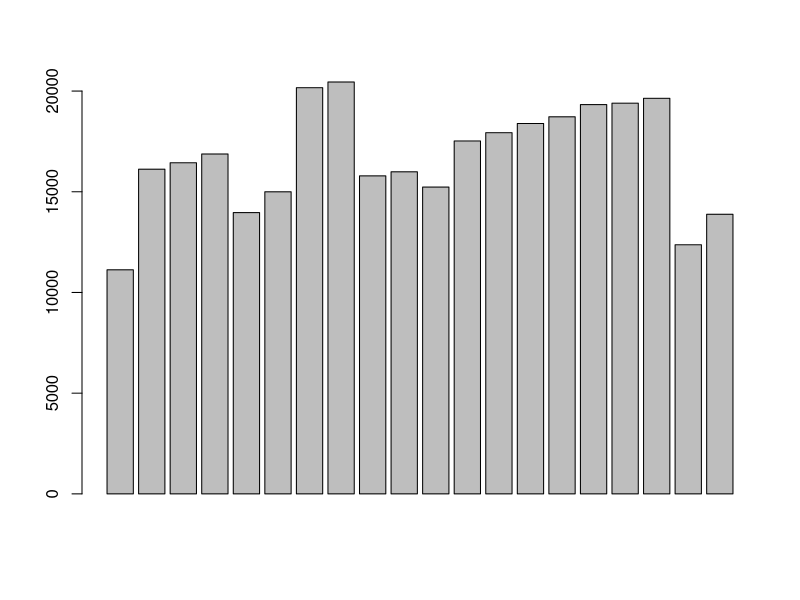
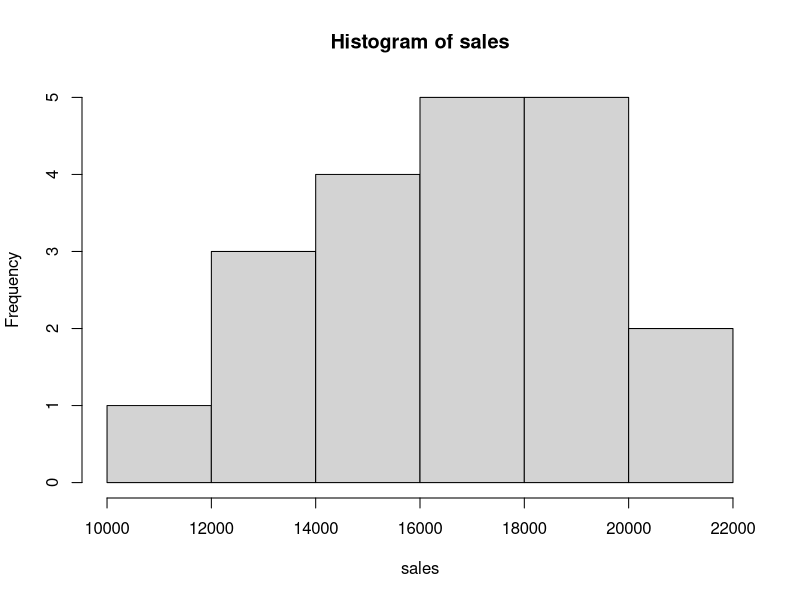
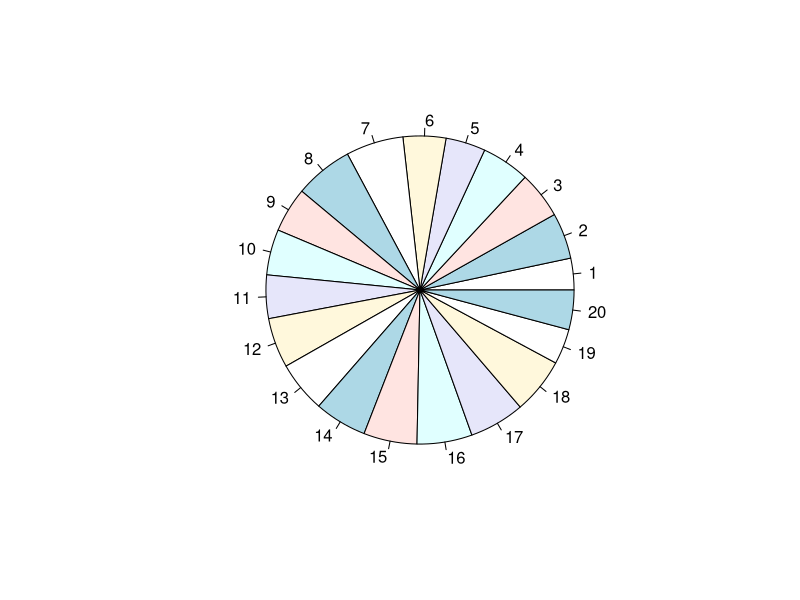
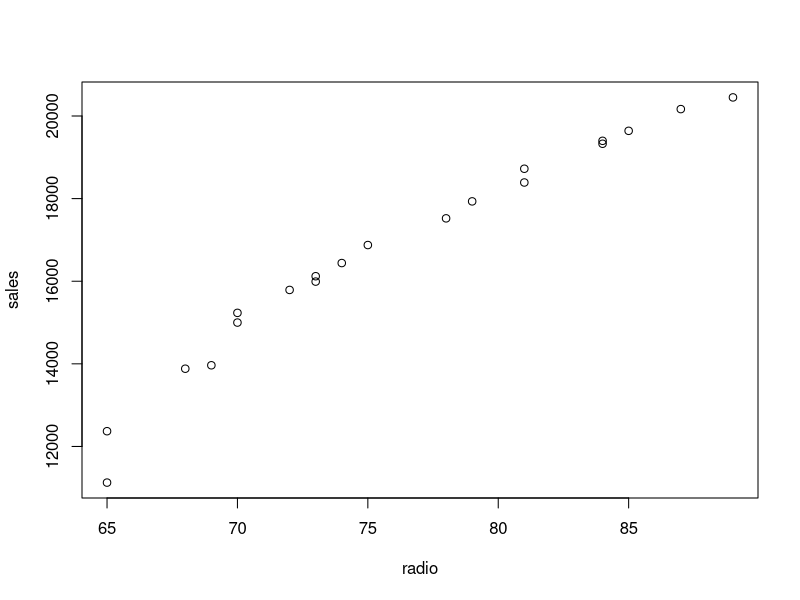
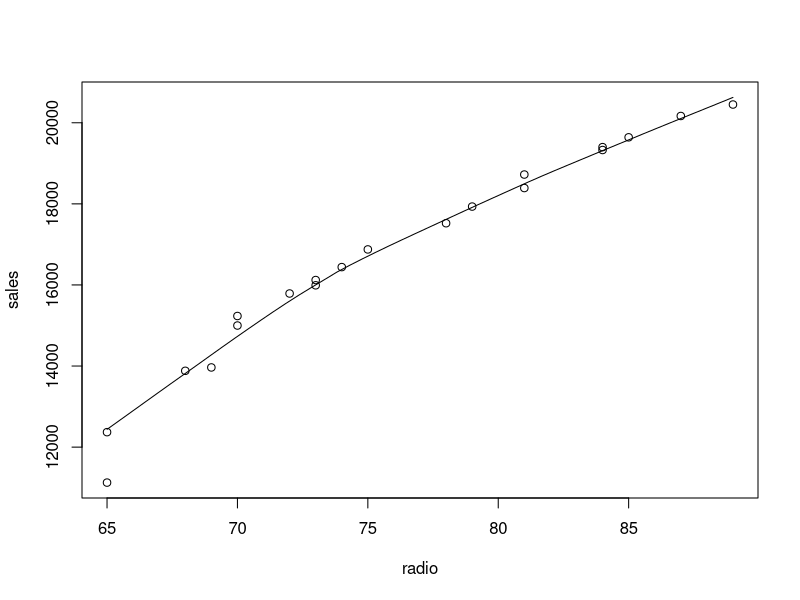

The R script that drew these images, in order:
## ---- chunk 1
mydata <-read.csv(file="data/marketing.csv")
mydata
## ---- chunk 2
sales <- mydata$sales
barplot(sales)

## ---- chunk 3
hist(sales)
## ---- chunk 4
pie(sales)
## ---- chunk 5
radio <- mydata$radio
plot(radio,sales)
## ---- chunk 6
scatter.smooth(radio,sales)
## ---- chunk 7
cor(sales,radio)
